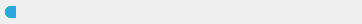
<?xml version="1.0" encoding="UTF-8"?>
<ui version="4.0">
 <class>UsageProgressBar</class>
 <widget class="QWidget" name="UsageProgressBar">
  <property name="geometry">
   <rect>
    <x>0</x>
    <y>0</y>
    <width>362</width>
    <height>24</height>
   </rect>
  </property>
  <property name="sizePolicy">
   <sizepolicy hsizetype="Fixed" vsizetype="Fixed">
    <horstretch>0</horstretch>
    <verstretch>0</verstretch>
   </sizepolicy>
  </property>
  <property name="minimumSize">
   <size>
    <width>362</width>
    <height>24</height>
   </size>
  </property>
  <property name="maximumSize">
   <size>
    <width>362</width>
    <height>24</height>
   </size>
  </property>
  <property name="windowTitle">
   <string/>
  </property>
  <property name="styleSheet">
   <string notr="true">#wCloud
{
	background-color: #2BA6DE;
	border-top-left-radius: 6px;
	border-bottom-left-radius: 6px;
	margin-left: 5px;
}
#wInbox 
{
	background-color: #F07800;
	border-top-left-radius: 6px;
	border-bottom-left-radius: 6px;
	margin-left: 5px;
}
#wRubbish
{
	background-color: #13E03C;
	border-top-left-radius: 6px;
	border-bottom-left-radius: 6px;
	margin-left: 5px;
}
#wShares
{
	background-color: #FFD300;
	border-top-left-radius: 6px;
	border-bottom-left-radius: 6px;
	margin-left: 5px;
}
</string>
  </property>
  <widget class="QWidget" name="wInbox" native="true">
   <property name="geometry">
    <rect>
     <x>0</x>
     <y>6</y>
     <width>16</width>
     <height>12</height>
    </rect>
   </property>
   <property name="sizePolicy">
    <sizepolicy hsizetype="Fixed" vsizetype="Fixed">
     <horstretch>0</horstretch>
     <verstretch>0</verstretch>
    </sizepolicy>
   </property>
   <property name="minimumSize">
    <size>
     <width>0</width>
     <height>12</height>
    </size>
   </property>
   <property name="maximumSize">
    <size>
     <width>16777215</width>
     <height>12</height>
    </size>
   </property>
   <property name="toolTip">
    <string>Inbox</string>
   </property>
   <property name="styleSheet">
    <string notr="true"/>
   </property>
  </widget>
  <widget class="QPushButton" name="lProgress">
   <property name="geometry">
    <rect>
     <x>0</x>
     <y>0</y>
     <width>362</width>
     <height>24</height>
    </rect>
   </property>
   <property name="sizePolicy">
    <sizepolicy hsizetype="Fixed" vsizetype="Fixed">
     <horstretch>0</horstretch>
     <verstretch>0</verstretch>
    </sizepolicy>
   </property>
   <property name="minimumSize">
    <size>
     <width>362</width>
     <height>24</height>
    </size>
   </property>
   <property name="maximumSize">
    <size>
     <width>362</width>
     <height>24</height>
    </size>
   </property>
   <property name="styleSheet">
    <string notr="true">border: none;</string>
   </property>
   <property name="text">
    <string/>
   </property>
   <property name="icon">
    <iconset resource="../Resources_macx.qrc">
     <normaloff>:/images/usageProgress.png</normaloff>:/images/usageProgress.png</iconset>
   </property>
   <property name="iconSize">
    <size>
     <width>362</width>
     <height>24</height>
    </size>
   </property>
   <property name="flat">
    <bool>true</bool>
   </property>
  </widget>
  <widget class="QWidget" name="wShares" native="true">
   <property name="geometry">
    <rect>
     <x>0</x>
     <y>6</y>
     <width>16</width>
     <height>12</height>
    </rect>
   </property>
   <property name="sizePolicy">
    <sizepolicy hsizetype="Fixed" vsizetype="Fixed">
     <horstretch>0</horstretch>
     <verstretch>0</verstretch>
    </sizepolicy>
   </property>
   <property name="minimumSize">
    <size>
     <width>0</width>
     <height>12</height>
    </size>
   </property>
   <property name="maximumSize">
    <size>
     <width>16777215</width>
     <height>12</height>
    </size>
   </property>
   <property name="toolTip">
    <string>Incoming Shares</string>
   </property>
  </widget>
  <widget class="QWidget" name="wRubbish" native="true">
   <property name="geometry">
    <rect>
     <x>0</x>
     <y>6</y>
     <width>16</width>
     <height>12</height>
    </rect>
   </property>
   <property name="sizePolicy">
    <sizepolicy hsizetype="Fixed" vsizetype="Fixed">
     <horstretch>0</horstretch>
     <verstretch>0</verstretch>
    </sizepolicy>
   </property>
   <property name="minimumSize">
    <size>
     <width>0</width>
     <height>12</height>
    </size>
   </property>
   <property name="maximumSize">
    <size>
     <width>16777215</width>
     <height>12</height>
    </size>
   </property>
   <property name="toolTip">
    <string>Rubbish Bin</string>
   </property>
  </widget>
  <widget class="QWidget" name="wCloud" native="true">
   <property name="geometry">
    <rect>
     <x>0</x>
     <y>6</y>
     <width>16</width>
     <height>12</height>
    </rect>
   </property>
   <property name="sizePolicy">
    <sizepolicy hsizetype="Fixed" vsizetype="Fixed">
     <horstretch>0</horstretch>
     <verstretch>0</verstretch>
    </sizepolicy>
   </property>
   <property name="minimumSize">
    <size>
     <width>0</width>
     <height>12</height>
    </size>
   </property>
   <property name="maximumSize">
    <size>
     <width>16777215</width>
     <height>12</height>
    </size>
   </property>
   <property name="toolTip">
    <string>Cloud Drive</string>
   </property>
  </widget>
  <zorder>lProgress</zorder>
  <zorder>wInbox</zorder>
  <zorder>wShares</zorder>
  <zorder>wRubbish</zorder>
  <zorder>wCloud</zorder>
 </widget>
 <resources>
  <include location="../Resources_macx.qrc"/>
 </resources>
 <connections/>
</ui>
